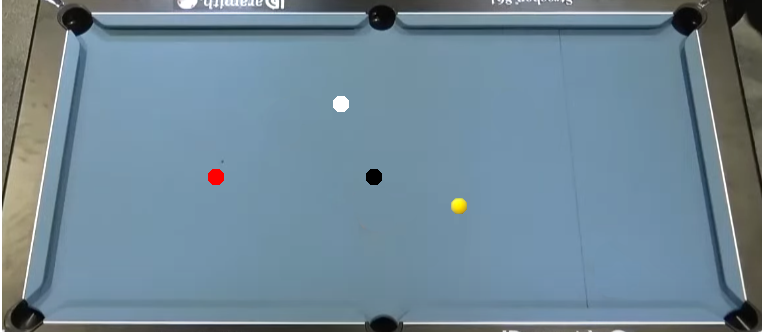
#> input picture Projet Deadpool 1 last update 28-11/Images/Blackball00.png, 765 x 332 px, found by its file name
$ python Test2RemoveBackground.py
#> lines starting #> are read from the running program, lines starting #| are printed output that depends on the picture
import cv2
import numpy as np
# Test avec Threshold
# Find the picture and resize it
img = cv2.imread('Images\Blackball00.png', 0)
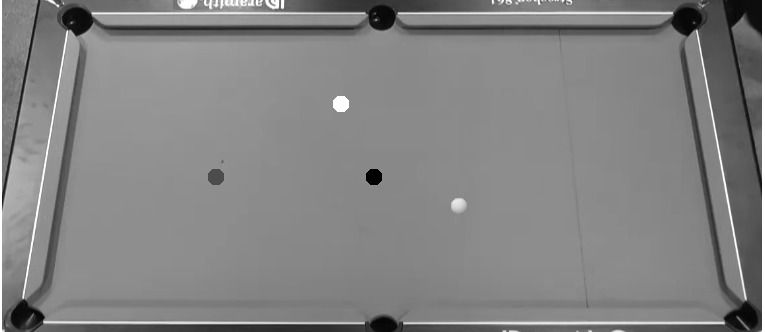
#> img: shape (332, 765); min 0, max 255, mean 130.9
img = cv2.resize(img, (800,400))
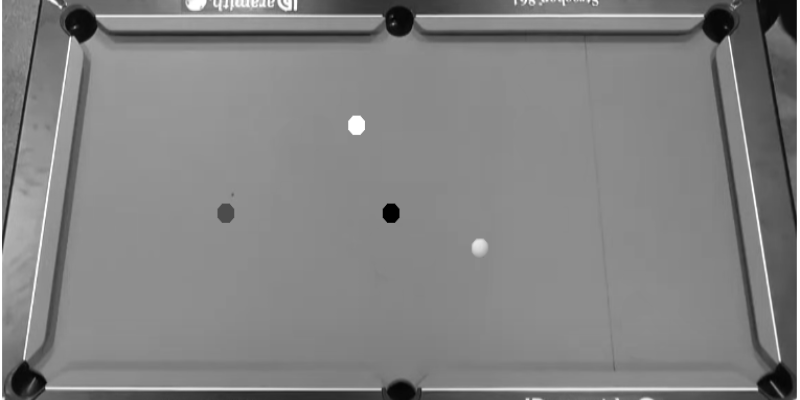
#> img: shape (400, 800); min 0, max 255, mean 130.9
cv2.imshow('Original Image', img)

# Find the background picture and resize it
background = cv2.imread('Images\Blackball000.png',0 )
#> (the run stopped early here; a loop or call above may not have finished)

$ run again, with Projet Deadpool 1 last update 28-11/Images/Blackball1.png copied over Projet Deadpool 1 last update 28-11/Images/Blackball00.png
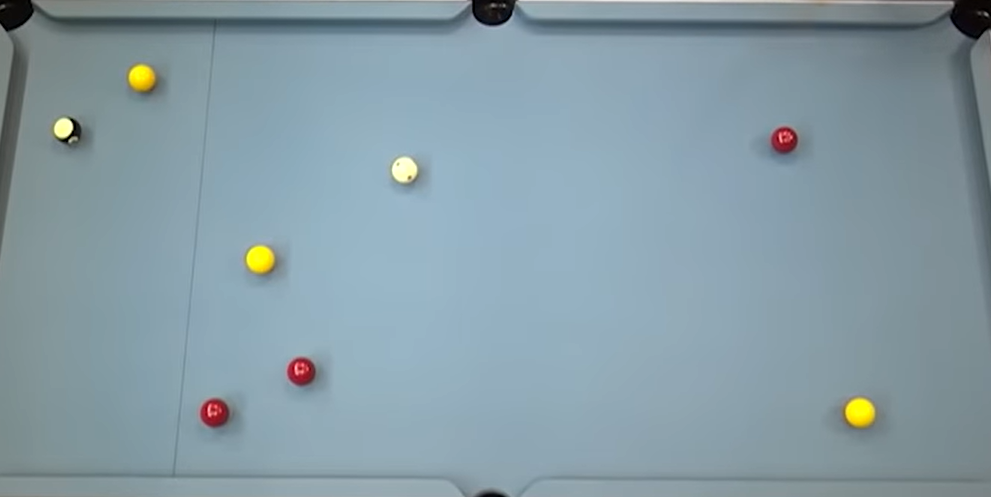
#> input picture Projet Deadpool 1 last update 28-11/Images/Blackball1.png, 991 x 497 px, found by its file name
#> `img = cv2.imread('Images\Blackball00.png', 0)`:
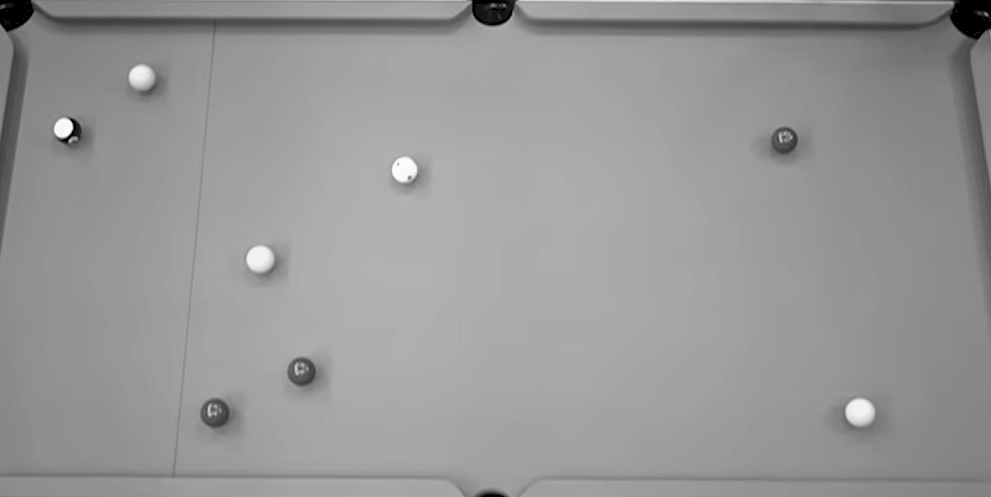
#> img: shape (497, 991); min 0, max 253, mean 151.4

$ run again, with Projet Deadpool 1 last update 28-11/Images/Blackball11.png copied over Projet Deadpool 1 last update 28-11/Images/Blackball00.png
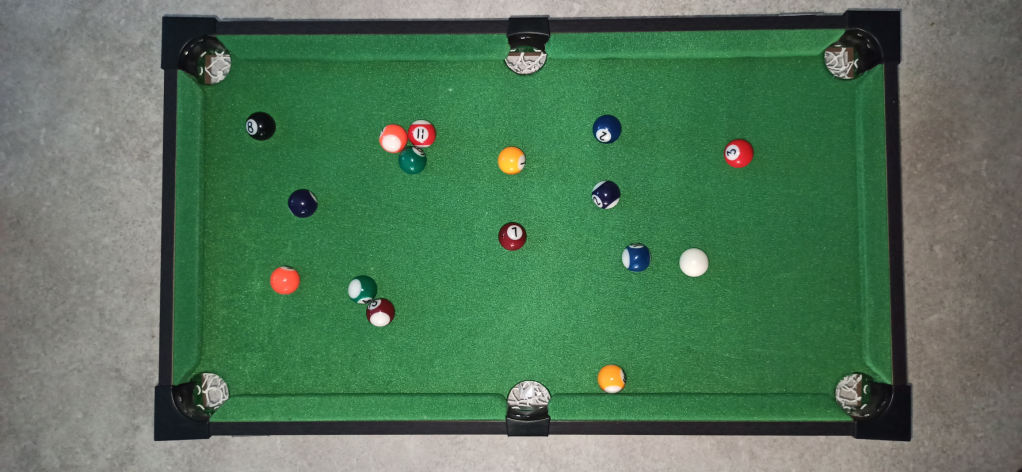
#> input picture Projet Deadpool 1 last update 28-11/Images/Blackball11.png, 2044 x 944 px, found by its file name (shown at 1/2 size)
#> `img = cv2.imread('Images\Blackball00.png', 0)`:
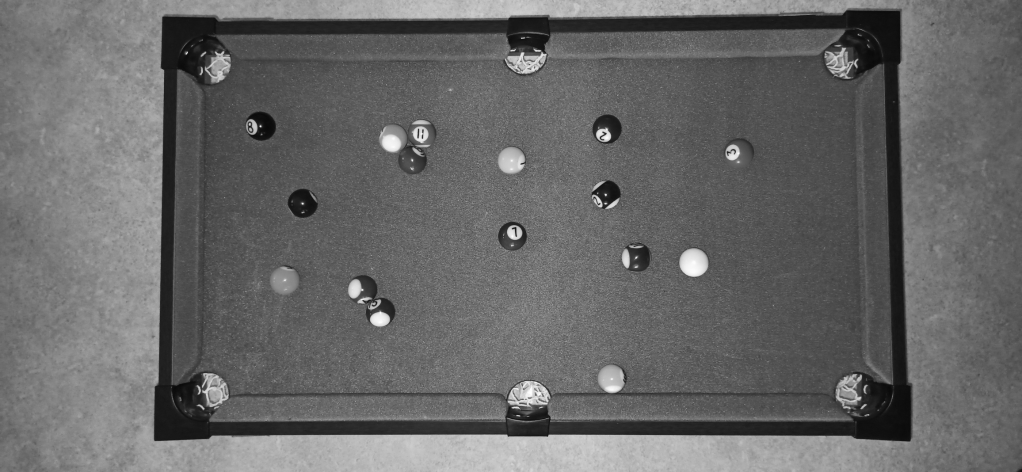
#> img: shape (944, 2044) (shown at 1/2 size); min 8, max 255, mean 103.6
#> `img = cv2.resize(img, (800,400))`:
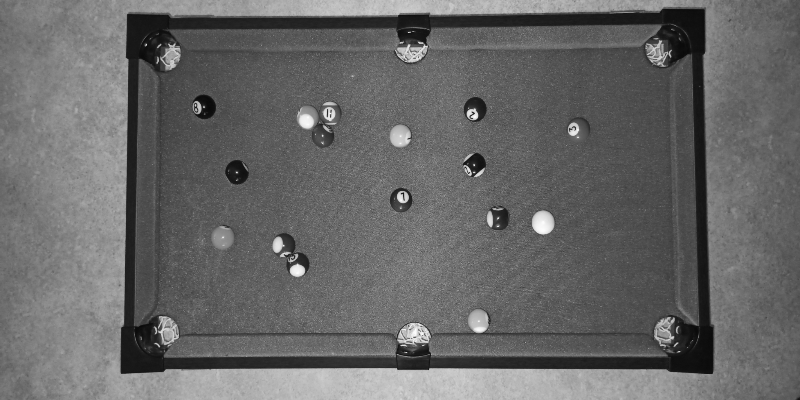
#> img: shape (400, 800); min 8, max 253, mean 103.5
